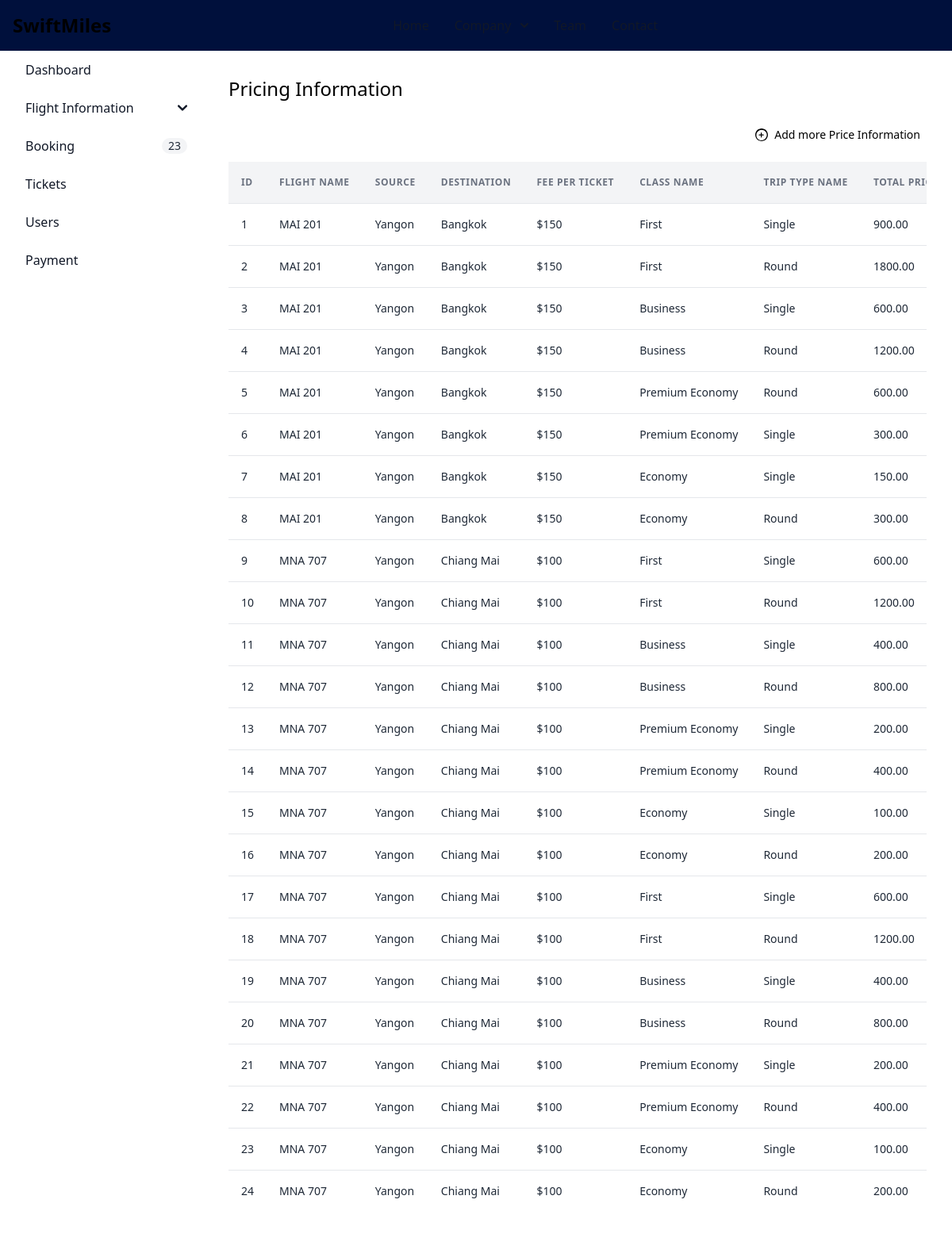
/admin/flightClassesandtriptypePrice.php, run on the app's committed database.
### tables this page shows
CREATE TABLE `flight` (
  `flight_id` int(11) NOT NULL,
  `airline_id` int(11) NOT NULL,
  `flight_name` varchar(100) NOT NULL,
  `flight_date` date NOT NULL,
  `destination` varchar(255) NOT NULL,
  `source` varchar(100) NOT NULL,
  `total_distance` varchar(100) NOT NULL,
  `fee_per_ticket` float NOT NULL,
  `departure_time` time NOT NULL,
  `arrival_time` time NOT NULL,
  `capacity` int(11) NOT NULL,
  `gate` varchar(255) NOT NULL,
  `placeImg` varchar(100) DEFAULT NULL
);

CREATE TABLE `flightclasses` (
  `flightclasses_id` int(11) NOT NULL,
  `flight_id` int(11) DEFAULT NULL,
  `class_id` int(11) DEFAULT NULL,
  `triptype` int(11) DEFAULT NULL,
  `classPrice` decimal(10,2) DEFAULT NULL
);

CREATE TABLE `classes` (
  `class_id` int(11) NOT NULL,
  `class_name` varchar(255) NOT NULL,
  `base_fees` decimal(10,2) NOT NULL
);

CREATE TABLE `triptype` (
  `triptypeId` int(11) NOT NULL,
  `triptype_name` varchar(255) NOT NULL,
  `priceCharge` decimal(10,2) NOT NULL
);

### src/admin/flightClassesandtriptypePrice.php (the view, shortened to what this page needs)
<?php
require_once "dbconnect.php";
$sql = "SELECT
        *
    FROM
        flight
    INNER JOIN
        airline
    ON
        flight.airline_id = airline.airline_id
    INNER JOIN
        flightclasses
    ON
        flight.flight_id = flightclasses.flight_id
    INNER JOIN
        classes
    ON
        flightclasses.class_id = classes.class_id
    INNER JOIN
        triptype
    ON
        flightclasses.triptype = triptype.triptypeId
    ";
try {
   $stmt = $conn->query($sql);
   $status = $stmt->execute();
   if ($status) {
      $flights = $stmt->fetchAll(PDO::FETCH_ASSOC);
   }
} catch (PDOException $e) {
   echo $e->getMessage();
}
?>
<!doctype html>
<html>
<head>
   <link href="./output.css" rel="stylesheet">
   <script src="https://cdn.tailwindcss.com"></script>
</head>
<body>
   <nav class="fixed top-0 z-50 w-full bg-[#00103c]">
      <div class="flex flex-wrap items-center justify-between max-w-screen-xl mx-auto p-4">
         <a href="https://flowbite.com" class="flex items-center space-x-3 rtl:space-x-reverse">
            <span class="self-center text-2xl font-semibold whitespace-nowrap dark:text-white">SwiftMiles</span>
         </a>
         <div id="mega-menu" class="items-center justify-between hidden w-full md:flex md:w-auto md:order-1">
            <ul class="flex flex-col mt-4 font-medium md:flex-row md:mt-0 md:space-x-8 rtl:space-x-reverse">
               <li>
                  <a href="#" class="block py-2 px-3  text-gray-900 border-b border-gray-100 md:w-auto hover:bg-gray-50 md:hover:bg-transparent md:border-0 md:hover:text-blue-600 md:p-0 dark:text-white md:dark:hover:text-blue-500 dark:hover:bg-gray-700 dark:hover:text-blue-500 md:dark:hover:bg-transparent dark:border-gray-700" aria-current="page">Home</a>
               </li>
               <li>
                  <button id="mega-menu-dropdown-button" data-dropdown-toggle="mega-menu-dropdown" class="flex items-center justify-between w-full py-2 px-3 font-medium text-gray-900 border-b border-gray-100 md:w-auto hover:bg-gray-50 md:hover:bg-transparent md:border-0 md:hover:text-blue-600 md:p-0 dark:text-white md:dark:hover:text-blue-500 dark:hover:bg-gray-700 dark:hover:text-blue-500 md:dark:hover:bg-transparent dark:border-gray-700">
                     Company <svg class="w-2.5 h-2.5 ms-3" aria-hidden="true" xmlns="http://www.w3.org/2000/svg" fill="none" viewBox="0 0 10 6">
                        <path stroke="currentColor" stroke-linecap="round" stroke-linejoin="round" stroke-width="2" d="m1 1 4 4 4-4" />
                     </svg>
                  </button>
               </li>
               <li>
                  <a href="#" class="block py-2 px-3 text-gray-900 border-b border-gray-100 hover:bg-gray-50 md:hover:bg-transparent md:border-0 md:hover:text-blue-600 md:p-0 dark:text-white md:dark:hover:text-blue-500 dark:hover:bg-gray-700 dark:hover:text-blue-500 md:dark:hover:bg-transparent dark:border-gray-700">Team</a>
               </li>
               <li>
                  <a href="#" class="block py-2 px-3 text-gray-900 border-b border-gray-100 hover:bg-gray-50 md:hover:bg-transparent md:border-0 md:hover:text-blue-600 md:p-0 dark:text-white md:dark:hover:text-blue-500 dark:hover:bg-gray-700 dark:hover:text-blue-500 md:dark:hover:bg-transparent dark:border-gray-700">Contact</a>
               </li>
            </ul>
         </div>
      </div>
   </nav>
   <aside id="sidebar-multi-level-sidebar" class="fixed top-0 left-0 z-40 w-64 h-screen transition-transform -translate-x-full sm:translate-x-0 mt-10 py-3" aria-label="Sidebar">
      <div class="h-full px-3 py-4 overflow-y-auto">
         <ul class="space-y-2 font-medium">
            <li>
               <a href="admindashboard.php" class="flex items-center p-2 text-gray-900 rounded-lg text-darkBlue hover:bg-gray-100 dark:hover:bg-gray-700 hover:text-white group">
                  <span class="ms-3">Dashboard</span>
               </a>
            </li>
            <li>
               <button type="button" class="flex items-center w-full p-2 text-base text-gray-900 transition duration-75 rounded-lg group hover:bg-gray-100 dark:text-blue dark:hover:bg-gray-700" aria-controls="dropdown" data-collapse-toggle="dropdown" id="dropdownButton">
                  <span class="flex-1 ms-3 text-left rtl:text-right hover:text-white whitespace-nowrap dark:text-blue">Flight Information</span>
                  <svg class="w-3 h-3" aria-hidden="true" xmlns="http://www.w3.org/2000/svg" fill="none" viewBox="0 0 10 6">
                     <path stroke="currentColor" stroke-linecap="round" stroke-linejoin="round" stroke-width="2" d="m1 1 4 4 4-4" />
                  </svg>
               </button>
            </li>
            <li>
               <a href="viewBooking.php" class="flex items-center p-2 text-gray-900 rounded-lg dark:text-blue hover:bg-gray-100 dark:hover:bg-gray-700 group">
                  <span class="flex-1 ms-3 whitespace-nowrap hover:text-white">Booking</span>
                  <span class="inline-flex items-center justify-center px-2 ms-3 text-sm font-medium text-gray-800 bg-gray-100 rounded-full dark:bg-gray-700 dark:text-gray-300 hover:text-white">
                     <?php
                     $sql = "SELECT * FROM booking";
                     $result = $conn->query($sql);
                     $bookingCount = $result->rowCount();
                     echo $bookingCount;
                     ?>
                  </span>
               </a>
            </li>
            <li>
               <a href="viewTickets.php" class="flex items-center p-2 text-gray-900 rounded-lg dark:text-blue hover:bg-gray-100 dark:hover:bg-gray-700 group">
                  <span class="flex-1 ms-3 whitespace-nowrap hover:text-white">Tickets</span>
               </a>
            </li>
            <li>
               <a href="viewUsers.php" class="flex items-center p-2 text-gray-900 rounded-lg dark:text-blue hover:bg-gray-100 dark:hover:bg-gray-700 group">
                  <span class="flex-1 ms-3 whitespace-nowrap hover:text-white">Users</span>
               </a>
            </li>
            <li>
               <a href="viewPayment.php" class="flex items-center p-2 text-gray-900 rounded-lg dark:text-blue hover:bg-gray-100 dark:hover:bg-gray-700 group">
                  <span class="flex-1 ms-3 whitespace-nowrap hover:text-white">Payment</span>
               </a>
            </li>
         </ul>
      </div>
   </aside>
   <div class="p-4 sm:ml-64 mt-16">
      <div class="p-4 border-gray-200 rounded-lg dark:border-gray-700">
         <div class="grid gap-4 mb-4">
            <div class="flex h-10 rounded">
               <p class="text-2xl text-black ">
                  Pricing Information
               </p>
            </div>
            <div>
               <a href="addPricing.php" class="flex items-center justify-end p-2 text-sm text-black rounded-lg">
                  Add more Price Information
               </a>
            </div>
            <div class="font-sans overflow-x-auto">
               <table class="min-w-full divide-y divide-gray-200">
                  <thead class="bg-gray-100 whitespace-nowrap">
                     <tr>
                        <th class="px-4 py-4 text-left text-xs font-semibold text-gray-500 uppercase tracking-wider">
                           ID
                        </th>
                        <th class="px-4 py-4 text-left text-xs font-semibold text-gray-500 uppercase tracking-wider">
                           Flight Name
                        </th>
                        <th class="px-4 py-4 text-left text-xs font-semibold text-gray-500 uppercase tracking-wider">
                           Source
                        </th>
                        <th class="px-4 py-4 text-left text-xs font-semibold text-gray-500 uppercase tracking-wider">
                           Destination
                        </th>
                        <th class="px-4 py-4 text-left text-xs font-semibold text-gray-500 uppercase tracking-wider">
                           Fee per ticket
                        </th>
                        <th class="px-4 py-4 text-left text-xs font-semibold text-gray-500 uppercase tracking-wider">
                           Class Name
                        </th>
                        <th class="px-4 py-4 text-left text-xs font-semibold text-gray-500 uppercase tracking-wider">
                           Trip type Name
                        </th>
                        <th class="px-4 py-4 text-left text-xs font-semibold text-gray-500 uppercase tracking-wider">
                           Total Price
                        </th>
                     </tr>
                  </thead>
                  <tbody class="bg-white divide-y divide-gray-200 whitespace-nowrap">
                     <?php
                     if (isset($flights)) {
                        foreach ($flights as $flight) {
                           echo "<tr>
                        <td class='px-4 py-4 text-sm text-gray-800'>
                        $flight[flightclasses_id]
                        </td>
                        <td class='px-4 py-4 text-sm text-gray-800 '>
                           $flight[flight_name]
                        </td>
                        <td class='px-4 py-4 text-sm text-gray-800 '>
                        $flight[source]
                        </td>
                        <td class='px-4 py-4 text-sm text-gray-800 '>
                        $flight[destination]
                        </td>
                        <td class='px-4 py-4 text-sm text-gray-800 '>
                        $$flight[fee_per_ticket]
                        </td>
                        <td class='px-4 py-4 text-sm text-gray-800 '>
                        $flight[class_name]
                        </td>
                        <td class='px-4 py-4 text-sm text-gray-800 '>
                        $flight[triptype_name]
                        </td>
                         <td class='px-4 py-4 text-sm text-gray-800 '>
                        $flight[classPrice]
                        </td>
                        <td class='px-4 py-4 text-sm text-gray-800'>
                        <button class='text-blue-600 mr-4'>Edit</button>
                        <button class='text-red-600'>Delete</button>
                        </td>
                     </tr>";
                        }
                     }
                     ?>
                  </tbody>
               </table>
            </div>
         </div>
</body>
</html>

### data on the page
flight: flightclasses.flightclasses_id "1", flight_name "MAI 201", source "Yangon", destination "Bangkok", fee_per_ticket "150", classes.class_name "First", triptype.triptype_name "Single", flightclasses.classPrice "900.00", flightclasses.flightclasses_id "2", triptype.triptype_name "Round", flightclasses.classPrice "1800.00", flightclasses.flightclasses_id "3", classes.class_name "Business", flightclasses.classPrice "600.00", flightclasses.flightclasses_id "4", flightclasses.classPrice "1200.00", flightclasses.flightclasses_id "5", classes.class_name "Premium Economy", flightclasses.flightclasses_id "6", flightclasses.classPrice "300.00", flightclasses.flightclasses_id "7", classes.class_name "Economy", flightclasses.classPrice "150.00", flightclasses.flightclasses_id "8"
flight: flightclasses.flightclasses_id "9", flight_name "MNA 707", source "Yangon", destination "Chiang Mai", fee_per_ticket "100", classes.class_name "First", triptype.triptype_name "Single", flightclasses.classPrice "600.00", flightclasses.flightclasses_id "10", triptype.triptype_name "Round", flightclasses.classPrice "1200.00", flightclasses.flightclasses_id "11", classes.class_name "Business", flightclasses.classPrice "400.00", flightclasses.flightclasses_id "12", flightclasses.classPrice "800.00", flightclasses.flightclasses_id "13", classes.class_name "Premium Economy", flightclasses.classPrice "200.00", flightclasses.flightclasses_id "14", flightclasses.flightclasses_id "15", classes.class_name "Economy", flightclasses.classPrice "100.00", flightclasses.flightclasses_id "16", flightclasses.flightclasses_id "17", flightclasses.flightclasses_id "18", flightclasses.flightclasses_id "19", flightclasses.flightclasses_id "20", flightclasses.flightclasses_id "21", flightclasses.flightclasses_id "22", flightclasses.flightclasses_id "23", flightclasses.flightclasses_id "24"

### other printed values
$bookingCount "23"
